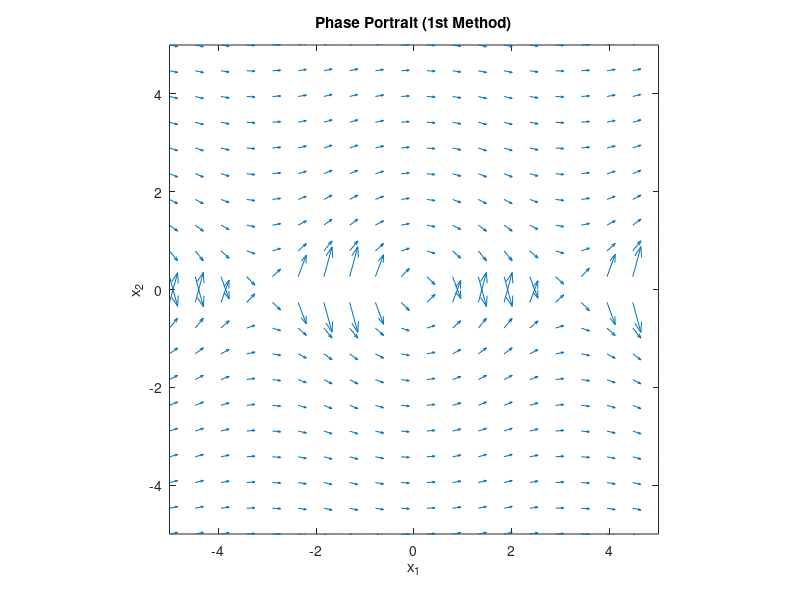
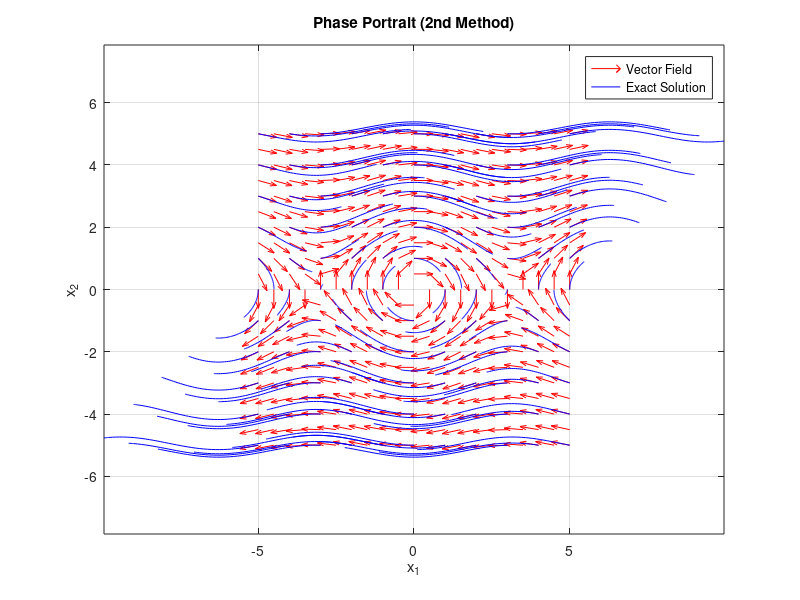

Write MATLAB code to recreate these figures, in order.
%% AME-552

% Class exercise: Lecture 2

% Draw a phase portrait of the following system:
% dx1 = x2
% dx2 = -sin(x1)

%% Clear

clear, clc, close all;

%% First Method

x1_space = linspace(-5, 5, 20);
x2_space = linspace(-5, 5, 20);

[Y, X] = meshgrid(x1_space, x2_space);
U = zeros(length(x1_space));
V = zeros(length(x1_space));

for i = 1: length(x1_space)

    for j = 1: length(x2_space)
    
        x1 = x1_space(i);
        x2 = x2_space(j);

        % Slope
        S = -sin(x1)/x2;

        U(i, j) = 1;
        V(i, j) = S;

    end

end

% Plot vector field
figure;
quiver(X, Y, U, V);
axis equal;
xlim([-5 5]);
ylim([-5 5]);
xlabel('x_1');
ylabel('x_2');
title('Phase Portrait (1st Method)');

%% Second Method

% Define the system
f = @(x1, x2) x2;                 
g = @(x1, x2) -sin(x1);

% Define the grid
[x1, x2] = meshgrid(-5: 0.5: 5, -5: 0.5: 5);

% Calculate vector field
dx1 = f(x1, x2);
dx2 = g(x1, x2);

% Normalize the vector field for better visualization
magnitude = sqrt(dx1.^2 + dx2.^2);
dx1 = dx1 ./ magnitude;
dx2 = dx2 ./ magnitude;

% Plot the vector field
figure;
quiver(x1, x2, dx1, dx2, 'r');    % Quiver plot
hold on;

% Plot trajectories using ode45
for x0 = -5:1:5                 % Initial conditions
    for y0 = -5:1:5
        [T, Y] = ode45(@(t, y) [f(y(1), y(2)); g(y(1), y(2))], [0, 1], [x0, y0]);
        plot(Y(:,1), Y(:,2), 'b'); % Trajectories
    end
end

% Label the axes
xlabel('x_1');
ylabel('x_2');
title('Phase Portrait (2nd Method)');
legend('Vector Field', 'Exact Solution');
axis equal;
grid on;
hold off;
